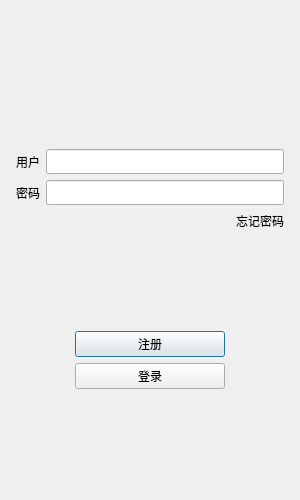
<?xml version="1.0" encoding="UTF-8"?>
<ui version="4.0">
 <class>LoginDialog</class>
 <widget class="QDialog" name="LoginDialog">
  <property name="geometry">
   <rect>
    <x>0</x>
    <y>0</y>
    <width>300</width>
    <height>500</height>
   </rect>
  </property>
  <property name="maximumSize">
   <size>
    <width>300</width>
    <height>500</height>
   </size>
  </property>
  <property name="windowTitle">
   <string>Dialog</string>
  </property>
  <layout class="QVBoxLayout" name="verticalLayout_2">
   <item>
    <layout class="QVBoxLayout" name="verticalLayout">
     <property name="leftMargin">
      <number>5</number>
     </property>
     <property name="topMargin">
      <number>5</number>
     </property>
     <property name="rightMargin">
      <number>5</number>
     </property>
     <property name="bottomMargin">
      <number>5</number>
     </property>
     <item>
      <widget class="QWidget" name="widget" native="true">
       <layout class="QGridLayout" name="gridLayout">
        <item row="0" column="0">
         <widget class="QLabel" name="label">
          <property name="maximumSize">
           <size>
            <width>200</width>
            <height>200</height>
           </size>
          </property>
          <property name="text">
           <string/>
          </property>
          <property name="pixmap">
           <pixmap resource="resources.qrc">:/res/ice.jpg</pixmap>
          </property>
          <property name="alignment">
           <set>Qt::AlignCenter</set>
          </property>
         </widget>
        </item>
       </layout>
      </widget>
     </item>
     <item>
      <spacer name="verticalSpacer_3">
       <property name="orientation">
        <enum>Qt::Vertical</enum>
       </property>
       <property name="sizeHint" stdset="0">
        <size>
         <width>20</width>
         <height>40</height>
        </size>
       </property>
      </spacer>
     </item>
     <item>
      <layout class="QHBoxLayout" name="horizontalLayout">
       <item>
        <widget class="QLabel" name="user_label">
         <property name="minimumSize">
          <size>
           <width>0</width>
           <height>25</height>
          </size>
         </property>
         <property name="maximumSize">
          <size>
           <width>16777215</width>
           <height>25</height>
          </size>
         </property>
         <property name="text">
          <string>用户</string>
         </property>
        </widget>
       </item>
       <item>
        <widget class="QLineEdit" name="user_edit">
         <property name="minimumSize">
          <size>
           <width>0</width>
           <height>25</height>
          </size>
         </property>
         <property name="maximumSize">
          <size>
           <width>16777215</width>
           <height>25</height>
          </size>
         </property>
        </widget>
       </item>
      </layout>
     </item>
     <item>
      <layout class="QHBoxLayout" name="horizontalLayout_2">
       <item>
        <widget class="QLabel" name="password_label">
         <property name="minimumSize">
          <size>
           <width>0</width>
           <height>25</height>
          </size>
         </property>
         <property name="maximumSize">
          <size>
           <width>16777215</width>
           <height>25</height>
          </size>
         </property>
         <property name="text">
          <string>密码</string>
         </property>
        </widget>
       </item>
       <item>
        <widget class="QLineEdit" name="password_edit">
         <property name="minimumSize">
          <size>
           <width>0</width>
           <height>25</height>
          </size>
         </property>
         <property name="maximumSize">
          <size>
           <width>16777215</width>
           <height>25</height>
          </size>
         </property>
        </widget>
       </item>
      </layout>
     </item>
     <item>
      <layout class="QHBoxLayout" name="horizontalLayout_3">
       <item>
        <spacer name="horizontalSpacer_5">
         <property name="orientation">
          <enum>Qt::Horizontal</enum>
         </property>
         <property name="sizeHint" stdset="0">
          <size>
           <width>40</width>
           <height>20</height>
          </size>
         </property>
        </spacer>
       </item>
       <item>
        <widget class="QLabel" name="forget_label">
         <property name="text">
          <string>忘记密码</string>
         </property>
        </widget>
       </item>
      </layout>
     </item>
     <item>
      <spacer name="verticalSpacer">
       <property name="orientation">
        <enum>Qt::Vertical</enum>
       </property>
       <property name="sizeHint" stdset="0">
        <size>
         <width>20</width>
         <height>40</height>
        </size>
       </property>
      </spacer>
     </item>
     <item>
      <layout class="QHBoxLayout" name="horizontalLayout_5">
       <item>
        <spacer name="horizontalSpacer_3">
         <property name="orientation">
          <enum>Qt::Horizontal</enum>
         </property>
         <property name="sizeHint" stdset="0">
          <size>
           <width>40</width>
           <height>20</height>
          </size>
         </property>
        </spacer>
       </item>
       <item>
        <widget class="QPushButton" name="register_btn">
         <property name="minimumSize">
          <size>
           <width>150</width>
           <height>0</height>
          </size>
         </property>
         <property name="maximumSize">
          <size>
           <width>150</width>
           <height>16777215</height>
          </size>
         </property>
         <property name="text">
          <string>注册</string>
         </property>
        </widget>
       </item>
       <item>
        <spacer name="horizontalSpacer_4">
         <property name="orientation">
          <enum>Qt::Horizontal</enum>
         </property>
         <property name="sizeHint" stdset="0">
          <size>
           <width>40</width>
           <height>20</height>
          </size>
         </property>
        </spacer>
       </item>
      </layout>
     </item>
     <item>
      <layout class="QHBoxLayout" name="horizontalLayout_4">
       <item>
        <spacer name="horizontalSpacer">
         <property name="orientation">
          <enum>Qt::Horizontal</enum>
         </property>
         <property name="sizeHint" stdset="0">
          <size>
           <width>40</width>
           <height>20</height>
          </size>
         </property>
        </spacer>
       </item>
       <item>
        <widget class="QPushButton" name="login_btn">
         <property name="minimumSize">
          <size>
           <width>150</width>
           <height>0</height>
          </size>
         </property>
         <property name="maximumSize">
          <size>
           <width>150</width>
           <height>16777215</height>
          </size>
         </property>
         <property name="text">
          <string>登录</string>
         </property>
        </widget>
       </item>
       <item>
        <spacer name="horizontalSpacer_2">
         <property name="orientation">
          <enum>Qt::Horizontal</enum>
         </property>
         <property name="sizeHint" stdset="0">
          <size>
           <width>40</width>
           <height>20</height>
          </size>
         </property>
        </spacer>
       </item>
      </layout>
     </item>
     <item>
      <spacer name="verticalSpacer_2">
       <property name="orientation">
        <enum>Qt::Vertical</enum>
       </property>
       <property name="sizeHint" stdset="0">
        <size>
         <width>20</width>
         <height>40</height>
        </size>
       </property>
      </spacer>
     </item>
    </layout>
   </item>
  </layout>
 </widget>
 <resources>
  <include location="resources.qrc"/>
 </resources>
 <connections/>
</ui>
